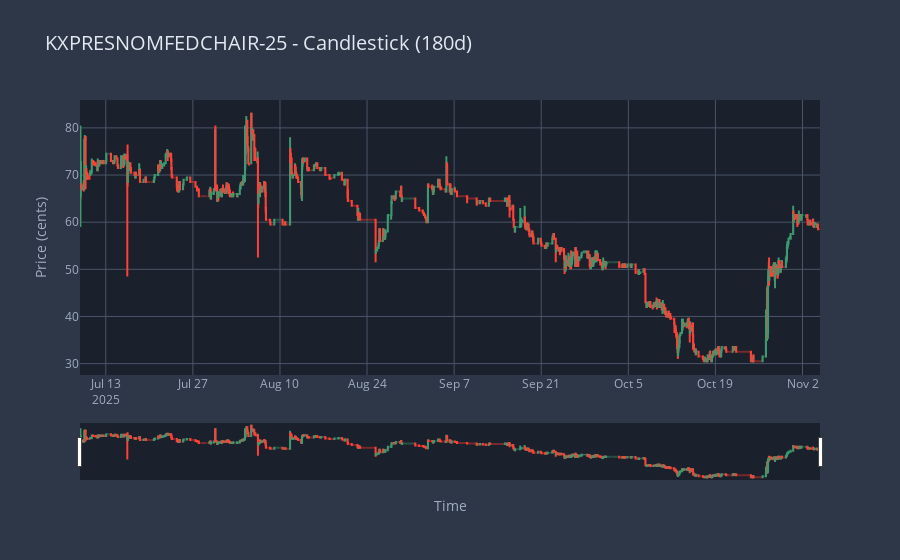

Here is the notebook cell this chart was saved with:
### Code cell
api.plot_market_candlesticks(ticker="KXPRESNOMFEDCHAIR-25", chart_type="candlestick", days=180)

### Figure 1 — Plotly figure (JSON) as saved in the notebook; plotly's stock layout.template omitted (floating-point values rounded to 4 significant figures; data arrays with more than 128 entries replaced by an {"elided": "..."} marker saying what was removed)
{"data": [{"close": {"elided": "2744 float values"}, "high": {"elided": "2744 float values"}, "low": {"elided": "2744 float values"}, "name": "Mid Price", "open": {"elided": "2744 float values"}, "type": "candlestick", "x": {"elided": "2744 str values"}}], "layout": {"font": {"color": "#e2e8f0"}, "hovermode": "x unified", "legend": {"bgcolor": "rgba(26, 32, 44, 0.8)", "bordercolor": "#4a5568", "borderwidth": 1}, "paper_bgcolor": "#2d3748", "plot_bgcolor": "#1a202c", "title": {"font": {"color": "#e2e8f0", "size": 20}, "text": "KXPRESNOMFEDCHAIR-25 - Candlestick (180d)"}, "xaxis": {"color": "#a0aec0", "gridcolor": "#4a5568", "showgrid": true, "title": {"text": "Time"}}, "yaxis": {"color": "#a0aec0", "gridcolor": "#4a5568", "showgrid": true, "title": {"text": "Price (cents)"}}}}
